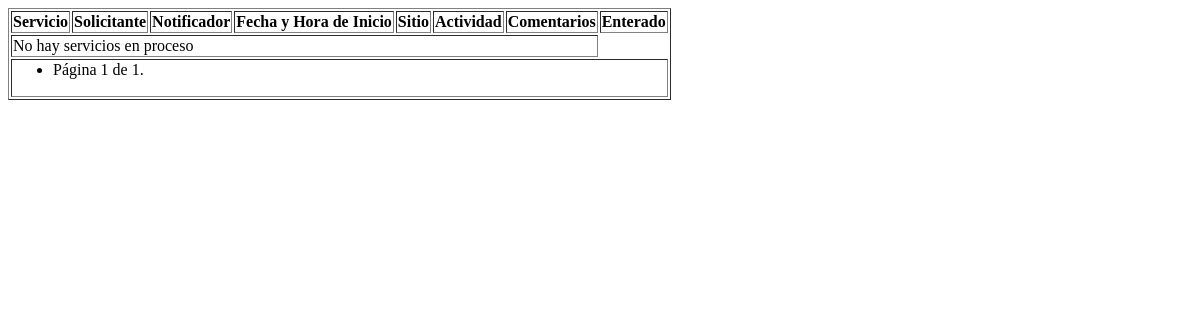
/table/, run on an earlier commit of the app's database.
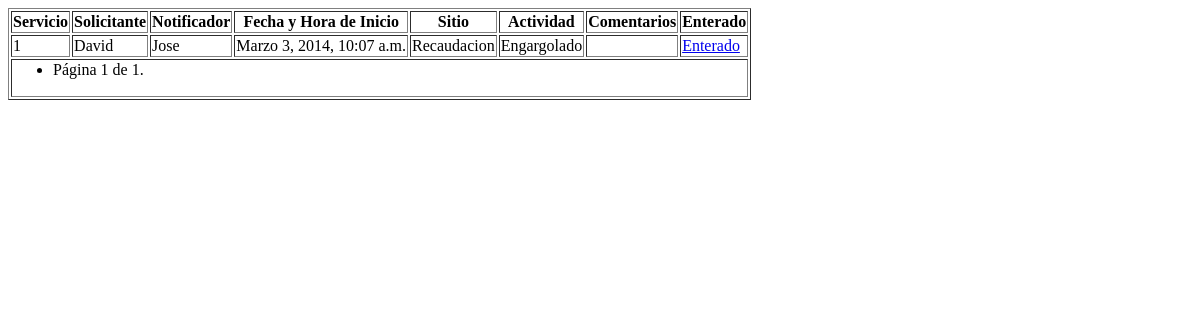
And on a later commit of the database.
### app/models.py (models this page shows, shortened)
class Servicio(models.Model):
	solicitante = models.ForeignKey(User)
	notificador = models.ForeignKey(Notificador)
	fechaInicio = models.DateTimeField(auto_now_add=True)
	fechaEnterado = models.DateTimeField(auto_now_add=False, blank=True, null=True)
	fechaFin = models.DateTimeField(auto_now_add=False, blank=True, null=True)
	sitio = models.ForeignKey(Lugar)
	actividad = models.ForeignKey(TipoServicio)
	comentarios = models.TextField(blank=True, null=True)
	class Meta:
		verbose_name_plural = 'Servicios'

class Notificador(models.Model):
	nombre = models.CharField(max_length=50)
	apePaterno = models.CharField(max_length=50, verbose_name="Apelido Paterno", null = True, blank = True)
	apeMaterno = models.CharField(max_length=50, verbose_name="Apelido Materno", null = True, blank = True)
	statusNotificador = models.ForeignKey(Status, verbose_name="Status", default=lambda: Status.objects.get(id=1))
	class Meta:
		verbose_name_plural = 'Notificadores'
	def __unicode__(self):
		return self.nombre

class Lugar(models.Model):
	nombre = models.CharField(max_length=255)
	referencia = models.TextField(null = True, blank = True)
	class Meta:
		verbose_name_plural = 'Lugares'
	def __unicode__(self):
		return self.nombre

class TipoServicio(models.Model):
	tipoServicio = models.CharField(max_length=50, verbose_name="Servicio")
	class Meta:
		verbose_name_plural = 'Tipos de Servicios'
	def __unicode__(self):
		return self.tipoServicio

### app/views.py (the view)
# urls.py: url(r'^table/$', 'app.views.listingTable', name='table'),
def listingTable(request):
    lista_servicios = Servicio.objects.filter(fechaFin__isnull=True)
    paginator = Paginator(lista_servicios, 8, orphans=3)
    page = request.GET.get('page')
    try:
        servicios = paginator.page(page)
    except PageNotAnInteger:
        servicios = paginator.page(1)
    except EmptyPage:
        servicios = paginator.page(paginator.num_pages)
    return render_to_response('table.html', {"servicios": servicios}, context_instance=RequestContext(request))

### templates/table.html (shortened to what this page needs)
<table  border="1">
			<thead><tr><th>Servicio</th><th>Solicitante</th><th>Notificador</th><th>Fecha y Hora de Inicio</th><th>Sitio</th><th>Actividad</th><th>Comentarios</th><th>Enterado</th></tr></thead>
			<tfoot><tr><td colspan="8">
			<div id="paging">
				<ul>
					<li><span class="active">Página {{ servicios.number }} de {{ servicios.paginator.num_pages }}.</span></li>
				</ul>
			</div></td></tr></tfoot>
			<tbody>
				{% if servicios %}
					{% for item in servicios %}
							<tr>
								<td>{{ forloop.counter }}</td>
								<td>{{ item.solicitante|capfirst }}</td>
								<td>{{ item.notificador }}</td>
								<td>{{ item.fechaInicio }}</td>
								<td>{{ item.sitio }}</td>
								<td>{{ item.actividad }}</td>
								<td>{{ item.comentarios }}</td>
							{% if user.is_authenticated == False %}
								{% if item.fechaEnterado == Null %}
									<td><a href="enterado/{{item.id}}">Enterado</a></td></tr>
								{% else %}
									<td><p class="proceso">En proceso</p></td></tr>
								{% endif %}
							{% else %}
								{% if item.fechaEnterado != Null %}
									<td><p class="proceso">En proceso</p></td></tr>
								{% endif %}
							{% endif %}
					{% endfor %}
				{% else %}
						<td colspan="7"><span class="aviso">No hay servicios en proceso</span></td>
				{% endif %}
			</tbody>
		</table>

What changed in the data, as far as the page shows it:
added Servicio: solicitante "David", notificador "Jose", fechaInicio "Marzo 3, 2014, 10:07 a.m.", sitio "Recaudacion", actividad "Engargolado"
Also different on the page:
text no longer shown: "No hay servicios en proceso"
